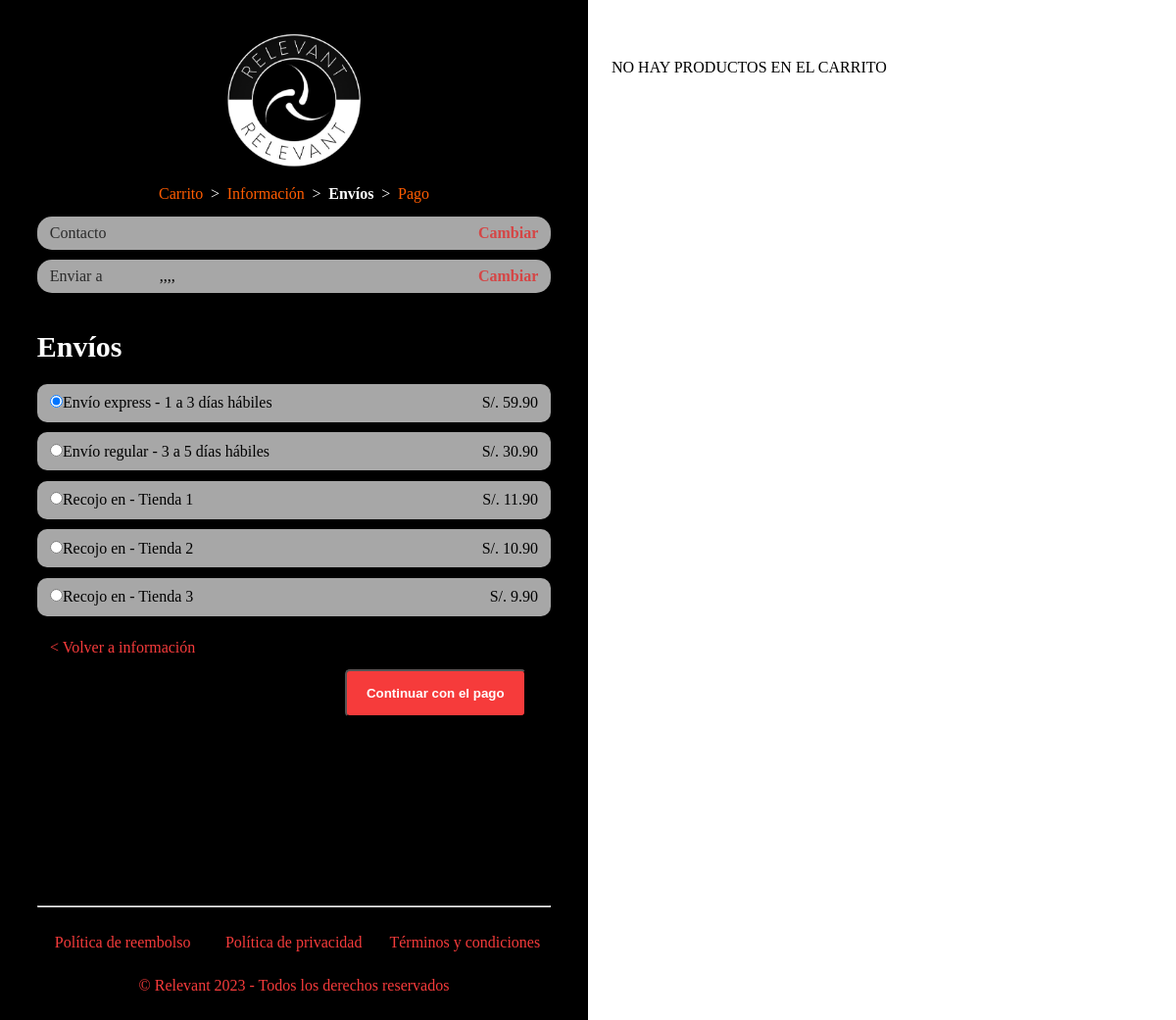
Page /Envio.php on the committed database.
### tables this page shows
CREATE TABLE `tipo_envio` (
  `id_envio` int(11) NOT NULL,
  `descripcion` varchar(100) NOT NULL,
  `precio` decimal(10,2) NOT NULL
);

### Envio.php (the view, shortened to what this page needs)
<?php
include './bd/conexion.php';
$consultaenvio = "SELECT * FROM tipo_envio WHERE id_envio=1";
$resultadoenvio = mysqli_query($conexion, $consultaenvio);
while ($filaenvio = mysqli_fetch_array($resultadoenvio)) {
  $descripcionenvio = $filaenvio['descripcion'];
  $precioenvio = $filaenvio['precio'];
}
$consultaenvio2 = "SELECT * FROM tipo_envio WHERE id_envio=2";
$resultadoenvio2 = mysqli_query($conexion, $consultaenvio2);
while ($filaenvio2 = mysqli_fetch_array($resultadoenvio2)) {
  $descripcionenvio2 = $filaenvio2['descripcion'];
  $precioenvio2 = $filaenvio2['precio'];
}
$consultaenvio3 = "SELECT * FROM tipo_envio WHERE id_envio=3";
$resultadoenvio3 = mysqli_query($conexion, $consultaenvio3);
while ($filaenvio3 = mysqli_fetch_array($resultadoenvio3)) {
  $descripcionenvio3 = $filaenvio3['descripcion'];
  $precioenvio3 = $filaenvio3['precio'];
}
$consultaenvio4 = "SELECT * FROM tipo_envio WHERE id_envio=4";
$resultadoenvio4 = mysqli_query($conexion, $consultaenvio4);
while ($filaenvio4 = mysqli_fetch_array($resultadoenvio4)) {
  $descripcionenvio4 = $filaenvio4['descripcion'];
  $precioenvio4 = $filaenvio4['precio'];
}
$consultaenvio5 = "SELECT * FROM tipo_envio WHERE id_envio=5";
$resultadoenvio5 = mysqli_query($conexion, $consultaenvio5);
while ($filaenvio5 = mysqli_fetch_array($resultadoenvio5)) {
  $descripcionenvio5 = $filaenvio5['descripcion'];
  $precioenvio5 = $filaenvio5['precio'];
}
?>
<!DOCTYPE html>
<html lang="es">
<head>
  <link rel="stylesheet" href="css/style_envio.css" />
</head>
<body>
  <div class="contenido_pago">
    <div class="form">
      <div class="logo">
        <a href="#"><img src="imagenes/logo.png" alt="" /></a>
      </div>
      <nav class="migas_pan">
        <div class="migas"><a href="#">Carrito</a></div>
        <div class="signo">&#62;</div>
        <div class="migas"><a href="#">Información</a></div>
        <div class="signo">&#62;</div>
        <div class="migas_select">Envíos</div>
        <div class="signo">&#62;</div>
        <div class="migas"><a href="#">Pago</a></div>
      </nav>
      <div class="contenido_general">
        <div class="contenido">
          <div class="informacion">
            <div class="texto">Contacto</div>
            <div class="d_cambiar">
              <a href="Informacion.php">Cambiar</a>
            </div>
          </div>
          <div class="informacion">
            <div class="texto">Enviar a</div>
            <div class="correo"><?php echo $_SESSION['direccion'] . "," . $_SESSION['ciudad'] . "," . $_SESSION['codigo_postal'] . "," . $_SESSION['region'] . "," . $_SESSION['pais'] ?></div>
            <div class="d_cambiar">
              <a href="Informacion.php">Cambiar</a>
            </div>
          </div>
        </div>
        <div class="pagogeneral">
          <div class="titulo">
            <h3>Envíos</h3>
          </div>
          <div class="metodos_envio">
            <form action="form_procesar_envio.php" method="POST">
              <div class="cont">
                <input type="radio" name="envio" value="<?php echo $precioenvio ?>" /><?php echo $descripcionenvio ?> <span>S/. <?php echo $precioenvio ?></span>
              </div>
              <div class="cont">
                <input type="radio" name="envio" value="<?php echo $precioenvio2 ?>" /><?php echo $descripcionenvio2 ?> <span>S/. <?php echo $precioenvio2 ?></span>
              </div>
              <div class="cont">
                <input type="radio" name="envio" value="<?php echo $precioenvio3 ?>" /><?php echo $descripcionenvio3 ?> <span>S/. <?php echo $precioenvio3 ?></span>
              </div>
              <div class="cont">
                <input type="radio" name="envio" value="<?php echo $precioenvio4 ?>" /><?php echo $descripcionenvio4 ?> <span>S/. <?php echo $precioenvio4 ?></span>
              </div>
              <div class="cont">
                <input type="radio" name="envio" value="<?php echo $precioenvio5 ?>" /><?php echo $descripcionenvio5 ?> <span>S/. <?php echo $precioenvio5 ?></span>
              </div>
              <div class="botones">
                <div class="btnenvios">
                  <a href="Informacion.php">&#60; Volver a información</a>
                </div>
                <div class="btn_cpago">
                  <input type="submit" value="Continuar con el pago"></input>
                </div>
            </form>
          </div>
        </div>
      </div>
    </div>
    <div class="pie">
      <hr />
      <div class="submenu">
        <ul>
          <li>
            <a href="reembolso.php" target="_blank">Política de reembolso</a>
          </li>
          <li>
            <a href="privacidad.php" target="_blank">Política de privacidad</a>
          </li>
          <li>
            <a href="terminos.php" target="_blank">Términos y condiciones</a>
          </li>
        </ul>
      </div>
      <p>&copy; Relevant 2023 - Todos los derechos reservados</p>
    </div>
  </div>
  <div class="product">
    <?php if (!empty($_SESSION['CARRITO'])) { ?>
      <?php $totalG = 0; ?>
      <?php foreach ($_SESSION['CARRITO'] as $indice => $producto) { ?>
        <div class="tproductos">
          <div class="contimg">
            <img src="<?php echo $producto['imagen'] ?>" alt="" />
          </div>
          <div class="context">
            <p><?php echo $producto['descripcion'] ?></p>
          </div>
          <div class="contprecio">
            <p><?php echo "S/. " . number_format($producto['precio'] * $producto['cantidad'], 2) ?></p>
          </div>
        </div>
        <?php $totalG = $totalG + ($producto['precio'] * $producto['cantidad']) ?>
      <?php } ?>
      <div class="montos">
        <hr />
        <div class="cont_monto">
          <div class="text">
            <p>Subtotal</p>
          </div>
          <div class="precio">
            <p>S/. <?php echo number_format($totalG, 2) ?></p>
          </div>
        </div>
        <div class="cont_monto">
          <div class="text">
            <p>Envíos</p>
          </div>
          <div class="precio">
            <p>En proceso</p>
          </div>
        </div>
        <hr />
        <div class="cont_monto">
          <div class="text">
            <p>Total</p>
          </div>
          <div class="precio">
            <p>S/. <?php echo number_format($totalG, 2) ?></p>
          </div>
        </div>
      </div>
    <?php } else { ?>
      <p style="min-height: 40vh;">NO HAY PRODUCTOS EN EL CARRITO</p>
    <?php } ?>
  </div>
</body>
</html>

### css/style_envio.css (style rules this page uses)
* { margin: 0; padding: 0; }
.contenido_pago { width: 100%; overflow: auto; }
.contenido_pago .form { width: 46%; float: left; padding: 2%; background-color: #000000; }
.contenido_pago .product { width: 46%; float: right; padding: 2%; padding-top: 5%; }
.contenido_pago .form .logo { width: 70%; padding-left: 15%; padding-right: 15%; text-align: center; }
.contenido_pago .form .logo a img { width: 50%; }
.contenido_pago .migas_pan { width: 70%; padding: 0; display: flex; justify-content: center; margin: auto; }
.contenido_pago .migas a { color: #ff5c00; text-decoration: none; }
.contenido_pago .migas_pan .migas_select { color: #ffffff; font-weight: bold; }
.contenido_pago .migas_pan .signo { color: #ffffff; padding-left: 2%; padding-right: 2%; }
.contenido_general { width: 100%; }
.contenido_general .contenido { width: 95%; padding: 2.5%; }
.contenido_general .contenido .informacion { width: 97%; padding: 1.5%; background-color: #a7a7a7; overflow: auto; border-radius: 15px; margin-bottom: 2%; }
.contenido_general .contenido .informacion .texto { width: 22%; float: left; opacity: 75%; padding-left: 1%; }
.contenido_general .contenido .informacion .correo { width: 56%; float: left; }
.contenido_general .contenido .informacion .d_cambiar { float: right; width: 20%; padding-right: 1%; }
.contenido_general .contenido .informacion .d_cambiar a { float: right; text-decoration: none; color: #d54646; font-weight: bold; }
.contenido_general .pagogeneral { width: 95%; padding: 2.5%; height: 70vh; }
.contenido_general .pagogeneral .titulo { width: 100%; }
.contenido_general .pagogeneral .titulo h3 { color: #ffffff; font-weight: bold; font-size: 30px; padding-bottom: 2%; }
.contenido_general .pagogeneral .metodos_envio { width: 100%; }
.contenido_general .pagogeneral .metodos_envio .cont { width: 95%; padding: 2% 2.5%; background-color: #a7a7a7; margin: 2% 0; border-radius: 10px; }
.contenido_general .pagogeneral .metodos_envio .cont span { float: right; }
.contenido_pago .form .botones { width: 95%; padding: 2.5%; }
.contenido_pago .form .botones .btnenvios { width: 100%; }
.contenido_pago .form .botones .btnenvios a { text-decoration: none; color: #f63b3b; }
.contenido_pago .form .botones .btn_cpago { width: 95%; text-align: end; padding: 2.5%; }
.contenido_pago .form .botones .btn_cpago input { padding-top: 15px; padding-bottom: 15px; padding-left: 20px; padding-right: 20px; background-color: #f63b3b; border-radius: 5px; font-weight: bold; color: #ffffff; cursor: pointer; }
.contenido_pago .form .pie { width: 95%; padding: 2.5%; }
.contenido_pago .form .pie .submenu { width: 100%; overflow: auto; }
.contenido_pago .form .pie .submenu ul li { width: 33.3%; float: left; text-align: center; padding-top: 5%; }
.contenido_pago .form .pie .submenu ul li a { text-decoration: none; color: #f63b3b; }
.contenido_pago .form .pie p { clear: both; color: #f63b3b; padding-top: 5%; text-align: center; }

### rows in the picture
tipo_envio: descripcion "Envío express - 1 a 3 días hábiles", precio "59.90"
tipo_envio: descripcion "Envío regular - 3 a 5 días hábiles", precio "30.90"
tipo_envio: descripcion "Recojo en - Tienda 1", precio "11.90"
tipo_envio: descripcion "Recojo en - Tienda 2", precio "10.90"
tipo_envio: descripcion "Recojo en - Tienda 3", precio "9.90"
